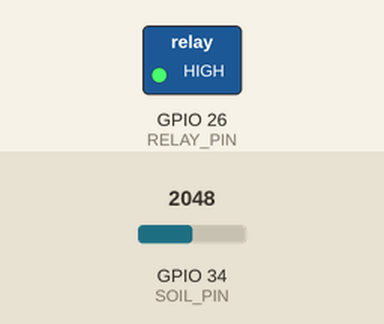
Bench run of a sketch on a simulated ESP32. On the bench: switched loads named in the sketch (green lamp = pin HIGH). The test bench sets the inputs (shaded band); at power-on: GPIO 34 (SOIL_PIN) = 2048. WiFi joins after 1.5 s; servers stay silent unless stated; what the sketch prints to the serial monitor is not drawn.

Above: at 3.0 s.
3.1 s: GPIO 34 (SOIL_PIN) set to 1663
5.0 s: GPIO 34 (SOIL_PIN) set to 1598
At 7.0 s:
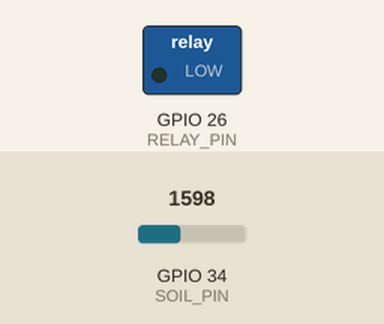
7.3 s: GPIO 34 (SOIL_PIN) set to 2047
At 8.7 s:
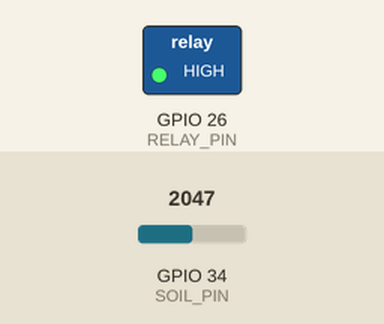
9.3 s: GPIO 34 (SOIL_PIN) set to 1228
At 10.2 s:
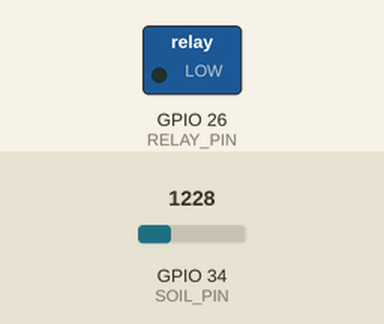
Timing chart, 0 to 12.3 s (numbered marks = the images above; inputs shaded):
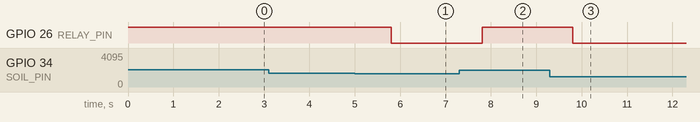

Measured:
- the behaviour switches between 1638 and 1637 on GPIO 34 (SOIL_PIN) (found by bisection; images 0 and 1)
- after the input at 3.1 s, every drawn part: stays the same
- after the input at 5.0 s, GPIO 26 (RELAY_PIN): HIGH → LOW after 0.80 s
- after the input at 7.3 s, GPIO 26 (RELAY_PIN): LOW → HIGH after 0.50 s
- after the input at 9.3 s, GPIO 26 (RELAY_PIN): HIGH → LOW after 0.50 s

The sketch:

smart_irrigation.ino
```cpp
#define BLYNK_TEMPLATE_ID "TMPL3XBZjoscx"
#define BLYNK_TEMPLATE_NAME "Soil Moisture Monitor"
#define BLYNK_AUTH_TOKEN "k1QWGceZpIi2XOW5Ve2a3kgxcMmPw0ZQ"

#include <WiFi.h>
#include <WiFiClient.h>
#include <BlynkSimpleEsp32.h>

char ssid[] = "Kerala Vision";   // WiFi name
char pass[] = "babu@3164";       // WiFi password

#define SOIL_PIN 34   // AO of soil sensor → GPIO34 on ESP32
#define RELAY_PIN 26  // IN pin of relay → GPIO26 (you can change if needed)

BlynkTimer timer;

void sendSensor()
{
  int soilValue = analogRead(SOIL_PIN);
  int percent = map(soilValue, 0, 4095, 100, 0); // 100 = dry, 0 = wet

  Serial.print("Soil raw: ");
  Serial.print(soilValue);
  Serial.print(" | Soil %: ");
  Serial.println(percent);

  // Send soil percentage to Blynk
  Blynk.virtualWrite(V0, percent);

  // Automatic irrigation logic
  if (percent > 60)  // If soil is dry (>60%)
  {
    digitalWrite(RELAY_PIN, LOW);   // Relay ON (pump starts)
    Serial.println("Soil dry → Pump ON");
  }
  else  // Soil is wet
  {
    digitalWrite(RELAY_PIN, HIGH);  // Relay OFF (pump stops)
    Serial.println("Soil wet → Pump OFF");
  }
}

void setup()
{
  Serial.begin(115200);

  pinMode(RELAY_PIN, OUTPUT);
  digitalWrite(RELAY_PIN, HIGH);  // keep pump OFF initially

  Blynk.begin(BLYNK_AUTH_TOKEN, ssid, pass);

  // Read and send soil data every 1 second
  timer.setInterval(1000L, sendSensor);
}

void loop()
{
  Blynk.run();
  timer.run();
}
```
